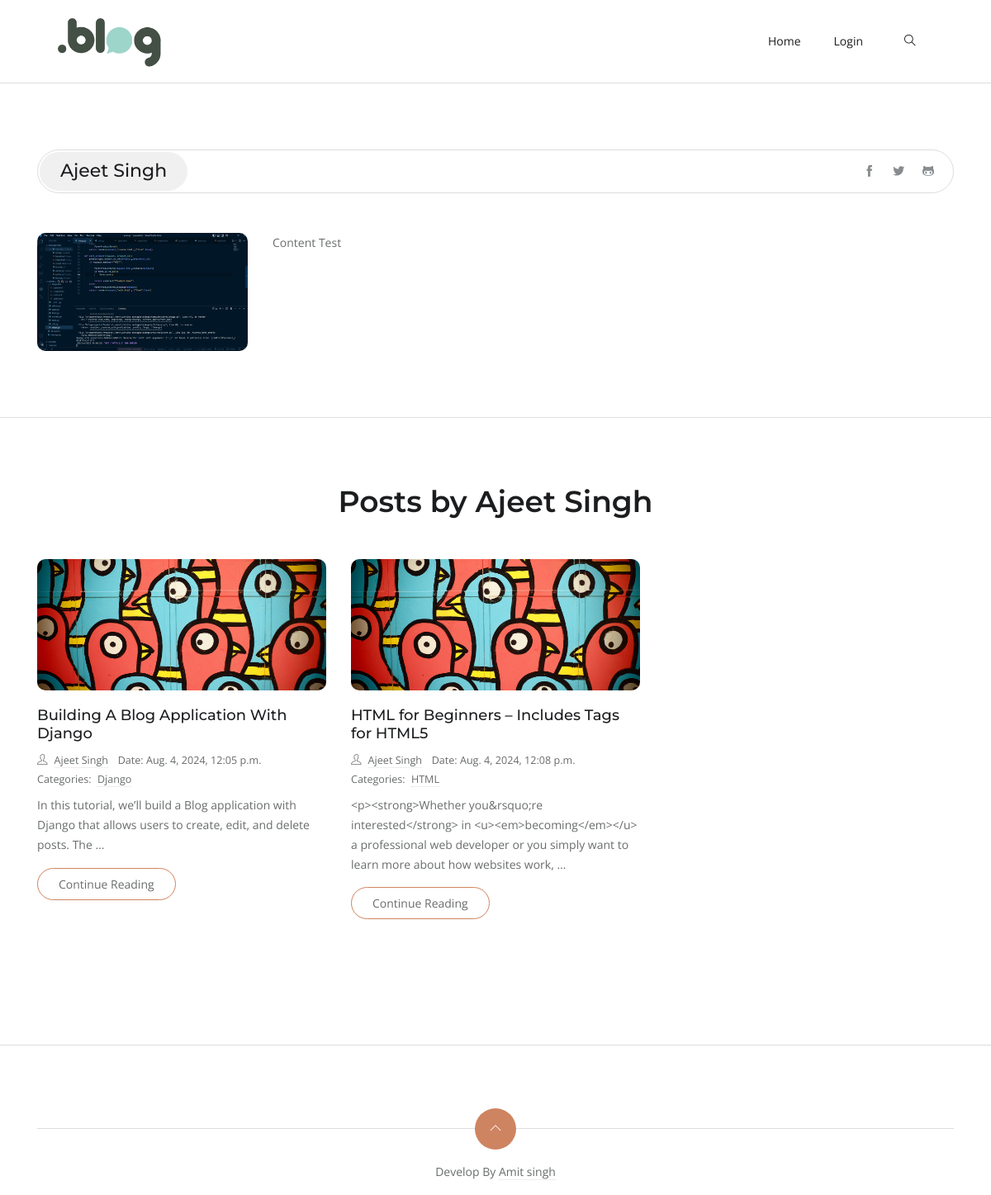
/profile/admin/, run on an earlier commit of the app's database.
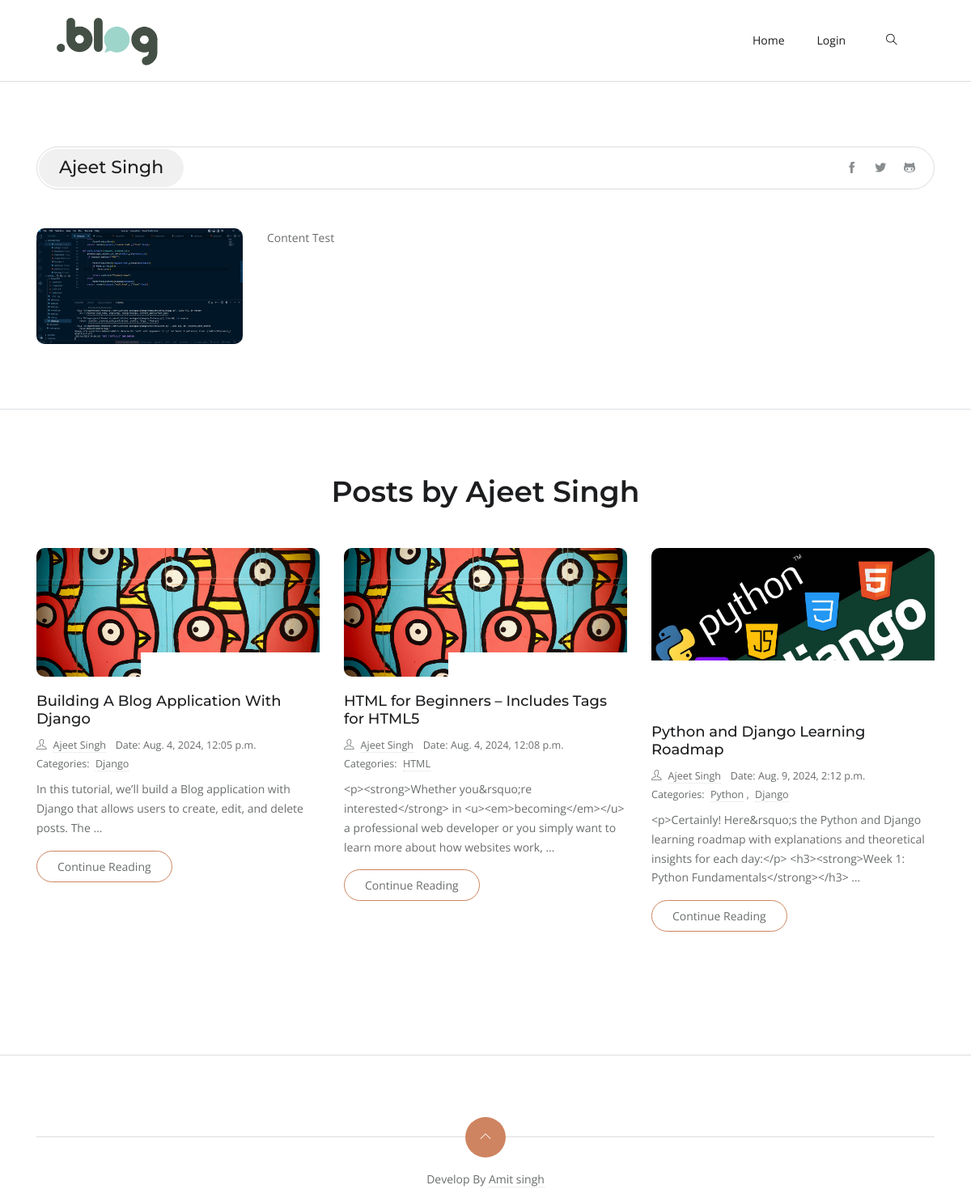
And on a later commit of the database.
### accounts/models.py (models this page shows, shortened)
class UserProfile(models.Model):
    user = models.OneToOneField(User, on_delete=models.CASCADE)
    bio = models.TextField(null=True)
    avatar = models.ImageField(null=True, default="avatar.svg", upload_to="profile")
    address = models.CharField(max_length=200, null=True)

class User(AbstractBaseUser, PermissionsMixin):
    email = models.EmailField(unique=True)
    username = models.CharField(max_length=200, unique=True)
    name = models.CharField(max_length=200, null=True)
    is_active = models.BooleanField(default=True)
    is_staff = models.BooleanField(default=False)
    objects = UserManager()
    USERNAME_FIELD = "email"
    REQUIRED_FIELDS = [
        "username",
        "name",
    ]

### blog/models.py (models this page shows, shortened)
class Post(models.Model):
    title = models.CharField(max_length=500)
    slug = models.SlugField(unique=True, blank=True)
    content = RichTextField()
    published_date = models.DateTimeField(auto_now=True, blank=True)
    post_image = models.ImageField(
        null=True, default="post-2.jpg", upload_to="postImage"
    )
    author = models.ForeignKey(User, on_delete=models.CASCADE)
    category = models.ManyToManyField(Category)
    created_at = models.DateTimeField(auto_now_add=True)
    updated_date = models.DateTimeField(auto_now=True)

class Category(models.Model):
    name = models.CharField(max_length=200)
    created_at = models.DateTimeField(auto_now_add=True)

### accounts/views.py (the view)
# urls.py: path("profile/<str:username>/", views.user_profile, name="profile"),
def user_profile(request, username):
    user = User.objects.get(username=username)
    user_profile = get_object_or_404(UserProfile, user=user)
    posts = Post.objects.filter(author=user)
    context = {
        "user_profile": user_profile,
        "posts": posts,
    }
    return render(request, "user_profile.html", context)

### accounts/templates/user_profile.html (shortened to what this page needs)
{% extends 'base.html' %}
{% load static %}
{% block content %}
  <section class="section-sm border-bottom">
    <div class="container">
      <div class="row">
        <div class="col-12">
          <div class="title-bordered mb-5 d-flex align-items-center">
            <h1 class="h4">{{ user_profile.user.name }}</h1>
            <ul class="list-inline social-icons ml-auto mr-3 d-none d-sm-block">
              <li class="list-inline-item">
                <a href="#"><i class="ti-facebook"></i></a>
              </li>
              <li class="list-inline-item">
                <a href="#"><i class="ti-twitter-alt"></i></a>
              </li>
              <li class="list-inline-item">
                <a href="#"><i class="ti-github"></i></a>
              </li>
            </ul>
          </div>
        </div>
        <div class="col-lg-3 col-md-4 mb-4 mb-md-0 text-center text-md-left">
          <img loading="lazy" class="rounded-lg img-fluid" src="{{ user_profile.avatar.url }}" alt="{{ user_profile.user.name }}" />
        </div>
        <div class="col-lg-9 col-md-8 content text-center text-md-left">
          <p>{{ user_profile.bio }}</p>
        </div>
      </div>
    </div>
  </section>
  <section class="section-sm">
    <div class="container">
      <div class="row">
        <div class="col-lg-12">
          <div class="title text-center">
            <h2 class="mb-5">Posts by {{ user_profile.user.name }}</h2>
          </div>
        </div>
        {% for post in posts %}
          <div class="col-lg-4 col-sm-6 mb-4">
            <article class="mb-5">
              <div class="post-slider slider-sm">
                <img loading="lazy" src="{{ post.post_image.url }}" class="img-fluid" alt="post-thumb" />
              </div>
              <h3 class="h5"><a class="post-title" href="{% url 'post' post.slug %}">{{ post.title }}</a></h3>
              <ul class="list-inline post-meta mb-2">
                <li class="list-inline-item">
                  <i class="ti-user mr-2"></i><a href="{% url 'profile' post.author.username %}">{{ post.author.name }}</a>
                </li>
                <li class="list-inline-item">Date: {{ post.created_at }}</li>
                <li class="list-inline-item">
                  Categories:{% for category in post.category.all %}
                    <a href="#!" class="ml-1">{{ category.name }}</a>
                    {% if not forloop.last %},{% endif %}
                  {% endfor %}
                </li>
              </ul>
              <p>{{ post.content|truncatewords:20 }}</p>
              <a href="{% url 'post' post.slug %}" class="btn btn-outline-primary">Continue Reading</a>
            </article>
          </div>
        {% endfor %}
      </div>
    </div>
  </section>
{% endblock %}

### templates/base.html (shortened to what this page needs)
<!DOCTYPE html>
{% load static %}
<html lang="en-us">
  <head>
    <link rel="stylesheet" href="{% static '/plugins/bootstrap/bootstrap.min.css' %}" />
    <link rel="stylesheet" href="{% static '/plugins/themify-icons/themify-icons.css' %}" />
    <link rel="stylesheet" href="{% static '/plugins/slick/slick.css' %}" />
    <link rel="stylesheet" href="{% static '/css/style.css' %}" />
  </head>
  <body>
    {% include 'includes/navbar.html' %}
    {% block content %}
    {% endblock %}
    {% include 'includes/footer.html' %}
  </body>
</html>

### templates/includes/navbar.html (shortened to what this page needs)
{% load static %}
<header class="sticky-top bg-white border-bottom border-default">
  <div class="container">
    <nav class="navbar navbar-expand-lg navbar-white">
      <a class="navbar-brand" href="{% url 'home' %}">
        <img
          class="img-fluid"
          width="150px"
          src="{% static '/images/logo.png' %}"
          alt="LogBook"
        />
      </a>
      <div class="collapse navbar-collapse text-center" id="navigation">
        <ul class="navbar-nav ml-auto">
          <li class="nav-item">
            <a class="nav-link" href="{% url 'home' %}">Home</a>
          </li>
          {%if user.id is None %}
          <li class="nav-item">
            <a class="nav-link" href="{% url 'login' %}">Login</a>
          </li>
          {%endif%}
        </ul>
        <div class="search px-4">
          <button id="searchOpen" class="search-btn">
            <i class="ti-search"></i>
          </button>
        </div>
      </div>
    </nav>
  </div>
</header>

### templates/includes/footer.html
{% load static %}
<footer class="section-sm pb-0 border-top border-default">
  <div class="container">
    <div class="scroll-top">
      <a href="javascript:void(0);" id="scrollTop"
        ><i class="ti-angle-up"></i
      ></a>
    </div>
    <div class="text-center">
      <p class="content">
        Develop By
        <a href="https://imamitdev.github.io/" target="_blank">Amit singh</a>
      </p>
    </div>
  </div>
</footer>

### myblog/static/css/style.css (style rules this page uses)
body { line-height: 1.7; font-family: "Open Sans", sans-serif; -webkit-font-smoothing: antialiased; color: #696c6d; font-size: 14px; }
p, .paragraph { font-weight: 400; color: #696c6d; font-size: 14px; line-height: 1.7; font-family: "Open Sans", sans-serif; }
h1, h2, h3, h4, h5, h6 { color: #1c1d1f; font-family: "Montserrat", sans-serif; font-weight: 600; line-height: 1.2; }
h1, .h1 { font-size: 45px; }
h2, .h2 { font-size: 36px; }
h3, .h3 { font-size: 28px; }
h4, .h4 { font-size: 22px; }
h5, .h5 { font-size: 18px; }
.btn { font-size: 14px; font-family: "Open Sans", sans-serif; text-transform: capitalize; padding: 8px 25px; border-radius: 50px; border: 1px solid; position: relative; z-index: 1; transition: 0.2s ease; }
.btn-outline-primary { background: transparent; color: #696c6d; border-color: #ce8460; }
body { background-color: #fff; overflow-x: hidden; }
img { vertical-align: middle; border: 0; }
a, a:hover, a:focus { text-decoration: none; }
a, button, select { cursor: pointer; transition: 0.2s ease; }
.slick-slide { outline: 0; }
.section-sm { padding-top: 80px; padding-bottom: 80px; }
.rounded-lg, .post-slider { border-radius: 10px !important; }
.border-default { border-color: #ddd !important; }
.nav-item { margin: 0; }
.nav-item .nav-link { text-transform: capitalize; }
.navbar-white .navbar-nav .nav-link { color: #1c1d1f; }
.navbar-expand-lg .navbar-nav .nav-link { padding: 15px 20px; }
.search-btn { border: 0; background: transparent; }
.post-title { color: #1c1d1f; }
.post-meta li { margin-right: 10px; font-size: 90%; }
.post-meta a { color: #696c6d; border-bottom: 1px dotted #ddd; }
.social-icons { margin-bottom: 0; }
.social-icons a { display: block; color: #888c8e; padding: 5px; font-size: 14px; }
.post-slider { overflow: hidden; margin-bottom: 20px; }
.post-slider img { border-radius: inherit; }
.content * { word-break: break-word; overflow-wrap: break-word; }
.content a { color: #696c6d; border-bottom: 1px dotted #ddd; }
.title-bordered { border: 1px solid #ddd; border-radius: 40px; padding: 2px; }
.title-bordered h1, .title-bordered h2, .title-bordered h3, .title-bordered h4, .title-bordered h5, .title-bordered h6 { background: #f0f0f0; padding: 10px 25px; margin-bottom: 0; border-radius: inherit; display: inline-block; }
.scroll-top { border-top: 1px solid #ddd; position: relative; margin: 20px 0 40px; }
.scroll-top a { position: absolute; top: 50%; left: 50%; transform: translate(-50%, -50%); height: 50px; width: 50px; border-radius: 50%; background-color: #ce8460; color: #fff; text-align: center; line-height: 50px; display: block; }

What changed in the data, as far as the page shows it:
added Post: post_image (placeholder picture), title "Python and Django Learning Roadmap", author.name "Ajeet Singh", created_at "Aug. 9, 2024, 2:12 p.m.", content "<p>Certainly! Here&rsquo;s the Python and Django learning roadmap with explanations and theoretical insights for each day:</p> <h3><strong>Week 1: Python Fundamentals</strong></h3> …", Category (name "Django")
now on this page (row unchanged): Category: name "Python", shown under "Python and Django Learning Roadmap"
